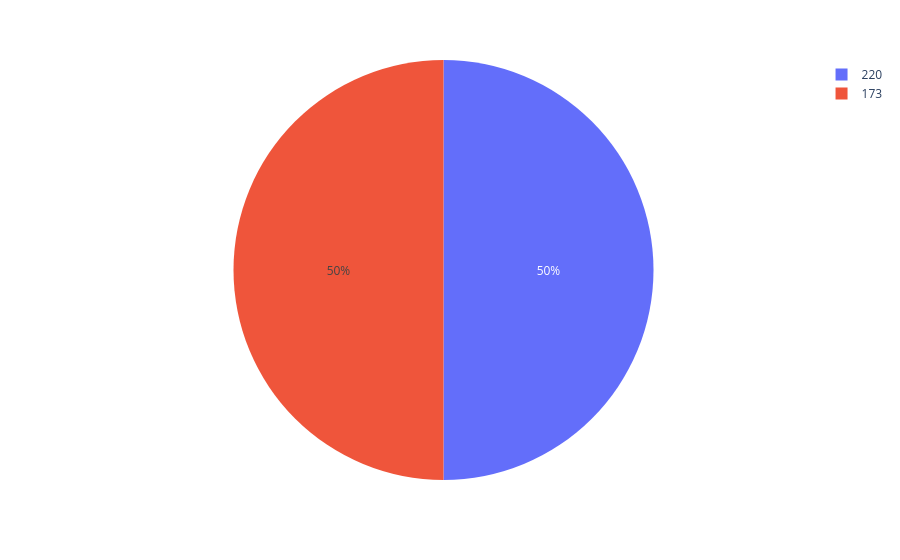

Source (notebook cell):
### Code cell
fig=px.pie(data_frame=df_gender,names="Complain")
fig.show()

### Figure 1 — Plotly figure (JSON) as saved in the notebook; plotly's stock layout.template omitted (floating-point values rounded to 4 significant figures)
{"data": [{"domain": {"x": [0, 1], "y": [0, 1]}, "hovertemplate": "Complain=%{label}<extra></extra>", "labels": [220, 173], "legendgroup": "", "name": "", "showlegend": true, "type": "pie"}], "layout": {"legend": {"tracegroupgap": 0}, "margin": {"t": 60}}}
